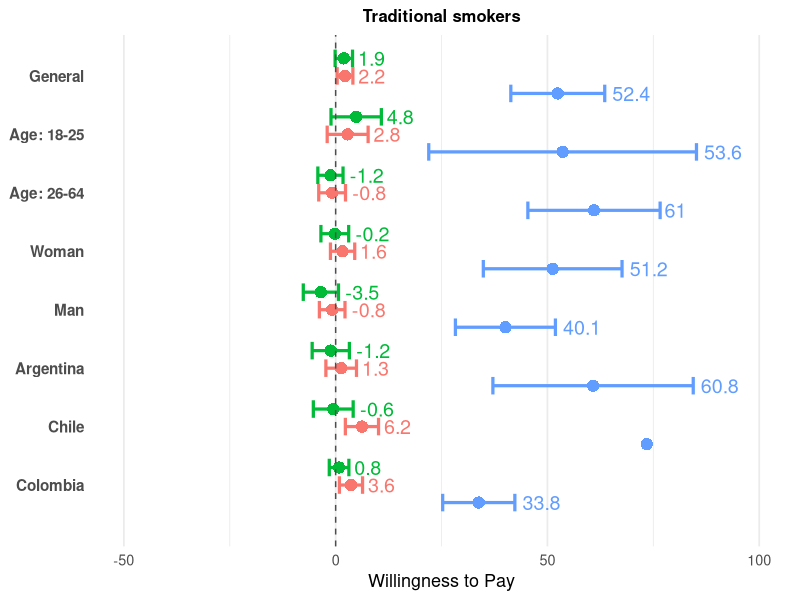
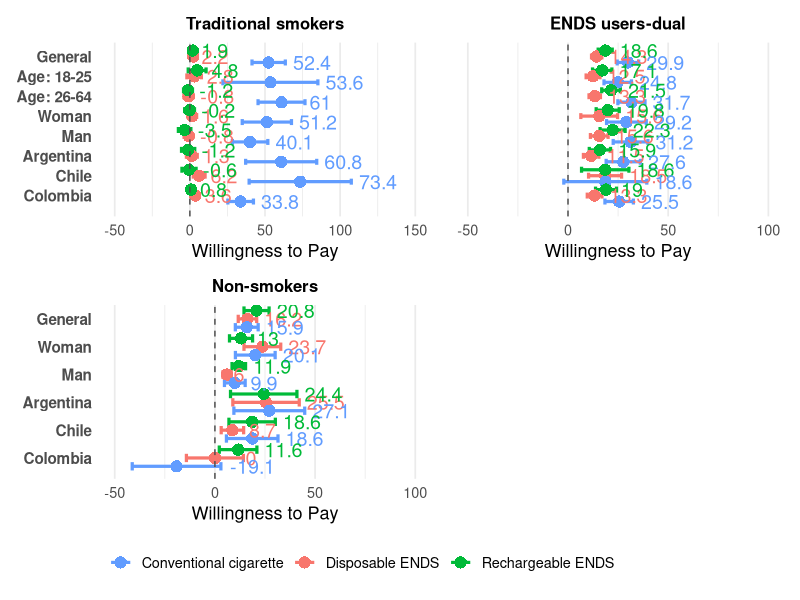
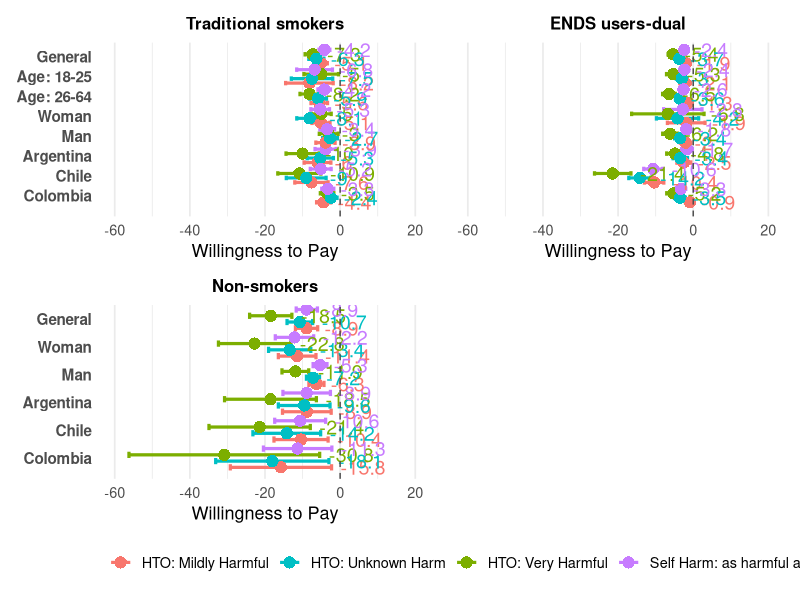
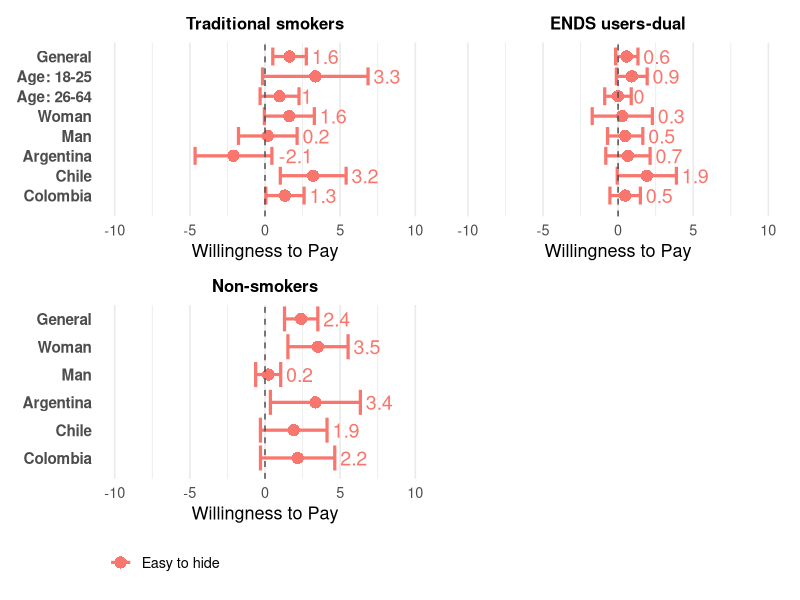
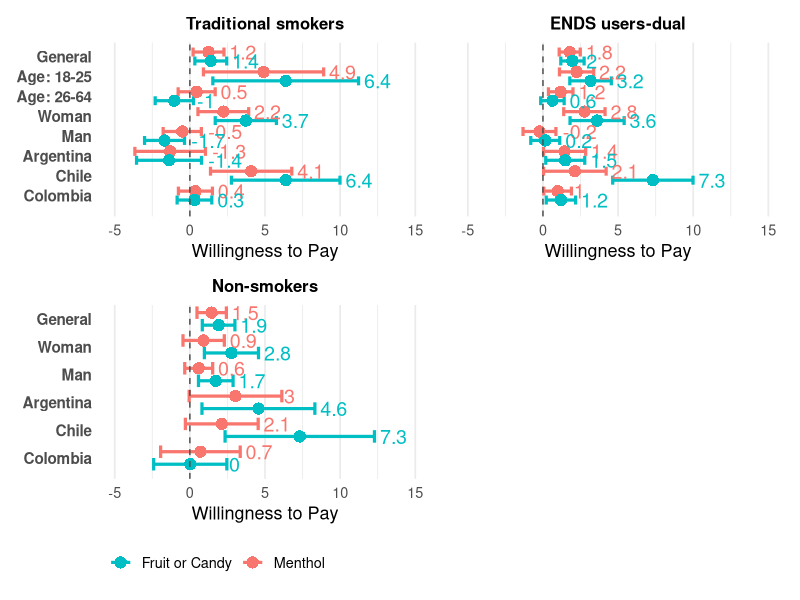
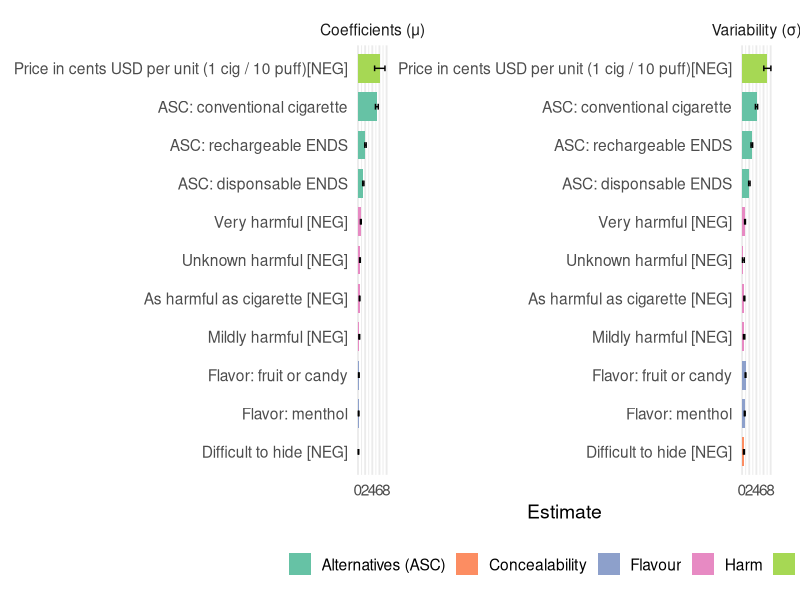

These charts were generated, in order, by the following R code:
################################################################## 
########### Crea figuras para paper DCE Arg, Cl, Col ##########################
################## Agosto 2025 ##############################


rm(list = ls())
# Paquetes utilizados:
library(ggplot2)
library(dplyr)
library(patchwork)
library(gridExtra)
library(stringr)
library(patchwork)


# Definir directorio de trabajo
#setwd("C:/Users/jfino/Dropbox/Tabaco-DCE-2024/Resultados finales/Figuras")
# setwd("D:/Paul.Rodriguez/Dropbox (Personal)/tabaco/Tabaco-DCE-2024/Resultados finales/Figuras")

# Cargamos los datos en data frames: 
# Category
categorias <- c(
  "Disposable ENDS", "Rechargeable ENDS", "Conventional cigarette",
  "HTO: Mildly Harmful", "HTO: Very Harmful", "HTO: Unknown Harm",
  "Self Harm: as harmful as cigarette", "Hide: difficult to hide",
  "Menthol", "Fruit or Candy"
)

# Groups and Age
fumadores <- c("Traditional smokers", "ENDS users-dual", "Non-smokers")

#General
{
  #Create dataset with results obtained from Excel
  df_general <- data.frame(
    Category = rep(categorias, times = 3),
    Group = rep(fumadores, each = 10),
    Population = "General",  
    Mu = c(
      -2.21416018269281, -1.93101175659427, -52.4393678492486, 5.09166421289972, 7.31678277190131, 6.32425861315136, 4.1785042537316, 1.63413152016895, -1.24228262939237, -1.39122572536977,
      -14.3155150198791, -18.5683748225732, -29.9070667538523, 1.91298495040015, 5.40930582135414, 3.69016093664655, 2.387361447559, 0.57937963000969, -1.78174908307434, -1.96287163133353,
      -16.245702547412, -20.7786974352, -15.8937595637786, 8.93686462197647, 18.4721799455626, 10.7283549941983, 8.87130342728393, 2.40664571281262, -1.45225888743049, -1.91337228286339),
    
    SE = c(0.945680716301378, 1.04882496321905, 5.6564635288139, 0.857896587126416, 1.02589209401013, 1.02582404579032, 0.733948699033728, 0.569478145768229, 0.523986787831049, 0.541058231377278,
           1.31142241411304, 1.79314446013229, 2.73255378429375, 0.49019655869079, 0.656845667330514, 0.548444147197967, 0.404892807954591, 0.379089191363016, 0.35725352391341, 0.395960556265605,
           2.34886479445596, 3.19313325398897, 2.9077161757097, 1.51111304210474, 2.87004871286299, 1.73945824947905, 1.44043291769843, 0.56541176016766, 0.498920408851379, 0.553557282883165),
    Sigma = c(
      23.0444271608789, 29.6605998284962, 34.7402689541308, 1.56855190647368, 7.31308653146375, 4.85939786325636, 6.72944929579997, 4.1890801056837, 7.17982072169283, 10.3366397779083,
      12.2341981686045, 18.7312480726558, 11.8187357576732, 2.80796233194299, 7.31878292962496, 4.78004022314571, 4.88011830725787, 4.32444145296608, 4.66808944478714, 5.70632247010692,
      51.1386322613014, 52.9553887419129, 56.8897003842642, 2.19738606910488, 9.03210273669832, 3.39593726701181, 8.79824624295794, 4.84582677421897, 0.500666198372485, 5.32769235123145
 )
  )
}


# Edad
{
  
  edades <- factor(c("Age: 18-25", "Age: 26-64"))
  
  # That block of code creates all possible combinations between categories, groups, and ages, 
  # and then deletes invalid combinations (in this case, a non-smoker being in the 26–64 age group).
  
  
  combinaciones <- expand.grid(
    Category = categorias,
    Group = fumadores,
    Population = edades,
    stringsAsFactors = FALSE
  )
  
  combinaciones <- combinaciones %>%
    filter(!(Group == "Non-smokers" & 
               Population %in% c("Age: 26-64", "Age: 18-25")))
  
  df_Age <- combinaciones %>%
    mutate(
      Mu = c(-2.83631836785569, -4.84623134993358, -53.5809915048513, 8.17973097555775, 5.04077362777475, 7.48317041114218, 6.80270211140984, 3.34633899604276, -4.90297539631969, -6.37739296088657,
             -12.5012557973442, -17.0684498700316, -24.8120638899591, 2.14806155693281, 5.30827850743552, 3.04775612657962, 2.36261747358854, 0.910475766219179, -2.23787958228793, -3.16792859410573,
             0.833080820338568, 1.23045390217445, -60.9899288118643, 5.5552796299941, 8.15498673450817, 5.87247998885165, 4.24616012624708, 0.968410753395007, -0.453206920633832, 1.03381566558055,
             -13.339344799724, -21.4804182544794, -31.6594075324595, 1.31271781335572, 6.46238974004104, 3.60366424486923, 2.58899363251558, -0.00826206448537856, -1.1820179149674, -0.630639849907843
             ), 
      SE = c(2.46502325309157, 3.03221752387526, 16.1240499074398, 3.23104833473865, 2.34647383554611, 2.81137144681957, 2.42840561751058, 1.79123443354065, 2.04090685052517, 2.47392670784281,
             1.76311738491071, 2.4624593375746, 3.49373991302488, 0.737039557336983, 0.91942709399126, 0.736715896011215, 0.607426296249808, 0.52292019694157, 0.581403919153044, 0.704761529537073,
             1.61292441100919, 1.51667299796955, 7.96578551213706, 1.1230878736886, 1.29165677881659, 1.14225576806906, 0.847802069910663, 0.660398273042998, 0.628903548742395, 0.64966097297604,
             1.45350265178457, 2.37606140976942, 3.45354172645363, 0.506709090832778, 0.860227776475932, 0.576176932848895, 0.477127887665991, 0.450099777991671, 0.416588092660361, 0.398598769198587),
      
      Sigma = c(31.9494526044633, 39.1395492482246, 6.72807888775618, 8.24847173073698, 20.6206631404919, 1.24749989701914, 5.29994187618539, 8.28212716958583, 8.31502350750528, 14.1752475423254,
                10.9906201814394, 15.0649583161934, 17.2070888346077, 2.31804946849664, 5.25915214119849, 5.07251592467723, 4.37340419891204, 1.92468420858895, 3.90357666518307, 5.90964657145391,
                24.8673985489675, 33.8981947342006, 43.2035124251572, 1.87852532636001, 4.64606177780999, 1.59123462293247, 2.93779927837355, 1.27741587475768, 6.94122497987244, 9.9506296464923,
                12.7358943843933, 14.1760381822975, 17.482251810278, 2.1604820758066, 2.92564171466833, 1.91591432121154, 2.82986184321243, 4.67919293174091, 3.63836743861924, 3.6164821387741) 
    )
}
# Country
{
  paises <- c("Argentina", "Chile", "Colombia")
  
  paises_rep <- rep(rep(paises, each = length(categorias)), times = length(fumadores))
  grupos_rep <- rep(fumadores, each = length(categorias) * length(paises))
  
  
  # Create all the correct combinations of Country, Group, and Category.
  combinaciones <- expand.grid(
    Category = categorias,
    Group = fumadores,
    Population = paises
  )
  
  # Reorder so that it is first by Country, then Group, then Category
  combinaciones <- combinaciones %>% 
    arrange(Population, Group, Category)
  
  # Create dataframe
  df_Country <- combinaciones %>%
    mutate(
      Mu = c(-1.30507349068794, 1.15222012265485, -60.770268680429, 6.02096269581683, 10.0033085387899, 5.27296732500865, 3.86959715744321, -2.09765899368286, 1.31040454672406, 1.38662038020367,
             -11.54754424, -15.9220313, -27.58011137, 2.496966774, 4.844068366, 3.44281957, 1.665807164, 0.655185912, -1.439652773, -1.483074147,
             -25.5195012826271, -24.3583458154396, -27.145653934857, 8.86326835723848, 18.54424163944, 9.56958466465121, 8.90880992781598, 3.35250775365601, -3.03644128648984, -4.56158512355649,
             -6.20765364857449, 0.567214597784417, -73.4322546281721, 7.63761814859436, 10.8631743917415, 9.03413036787825, 5.16740772771099, 3.20778867584877, -4.0783384657676, -6.37839265466004,
             -18.4998648784236, -18.5802998186713, -18.6166834119474, 10.4085594767467, 21.4269425865648, 14.204050977926, 10.6433167437223, 1.91205641399728, -2.12373014493017, -7.31403882184822,
             -8.7411389478534, -18.5802998186713, -18.6166834119474, 10.4085594767467, 21.4269425865648, 14.204050977926, 10.6433167437223, 1.91205641399728, -2.12373014493017, -7.31403882184822,
             -3.617225193, -0.809490124, -33.786318, 4.391613358, 3.477211135, 2.447795254, 3.291470927, 1.328785613, -0.369629456, -0.306231903,
             -13.28371051, -18.97564288, -25.52885147, 0.884833073, 5.184772185, 3.537069363, 3.305356623, 0.469431705, -0.976071162, -1.194371593,
             0, -11.5663224179831, 19.1399940224049, 15.7598914585253, 30.8303549890679, 18.0563101279001, 11.3101595389471, 2.17066122770207, -0.702372809391305, -0.026723911839145), 
      SE = c(1.84380586115076, 2.24121285991284, 12.0657333218759, 1.81659150058783, 2.24497193944836, 1.77637077741722, 1.433354939246, 1.30382372124325, 1.19819843110629, 1.10252189295479,
             1.96603706, 2.7067904, 4.35574264, 0.94383006, 1.1320615, 0.97800942, 0.72946702, 0.75231458, 0.71567642, 0.66195454,
             8.45713493259672, 8.45613761566949, 9.01884569579473, 3.3052407299601, 6.23579663880258, 3.51016771219669, 3.22501114787454, 1.52711437333322, 1.57317753137132, 1.91649539281386,
             1.99789003349162, 2.39888820049393, 17.3453442265247, 2.26363264570117, 2.92641514476127, 2.70398454715527, 1.41656825907124, 1.11740450667492, 1.37973730181284, 1.84265890470183,
             4.20393293005887, 6.0318339444231, 10.5678657353898, 1.31591580465827, 2.47524286401339, 1.50400645431824, 1.29013698786915, 1.00445261161957, 1.06220075547698, 1.36346412778449, 
             2.85749299782893, 5.90926641945614, 6.56408408294261, 3.67607639307526, 6.8814568701088, 4.60014691950737, 3.45764276172576, 1.13035082957174, 1.23606189307253, 2.53623965148625,
             1.39523276, 1.18076934, 4.34678924, 0.95742858, 0.9163409, 0.8309766, 0.81830724, 0.64898238, 0.57729702, 0.58842808,
             1.87101226, 2.66789204, 3.62120346, 0.60295882, 0.95386916, 0.74073612, 0.667599, 0.51708284, 0.46963608, 0.4977738,
             7.25845118104039, 4.78488049933669, 11.2869175024665, 6.87477719310005, 12.9494656552325, 7.6908565402424, 4.64731600003973, 1.26095570494626, 1.35109314127177, 1.24217686479232),
      
      Sigma = c(32.5454554451595, 38.4792309889783, 41.5881257319651, 12.1986751943424, 0.83918031166136, 0.326878483148695, 12.8700023244148, 9.91361526772021, 10.8701370224078, 16.040761560976,
                16.0166552, 16.48122946, 9.991579787, 4.801262791, 6.628886867, 3.758090238, 4.045444701, 6.010259382, 6.171127569, 7.083986863,
                56.7740380276955, 73.1135463544013, 68.2808387849418, 0.984595209563811, 10.2418308488219, 4.11470439010417, 8.18068935839198, 4.98798287481051, 3.31878968714572, 8.54679735764203,
                34.6290891933222, 41.1099345831828, 50.3480978908661, 4.45363998688282, 11.3151734243233, 2.62426418997665, 3.60283154731751, 1.13537469661696, 5.86527159688986, 12.1608551766672,
                17.8856051196288, 45.5153058546916, 1.50479496107634, 4.94333559501957, 11.7873282803851, 8.4842132365538, 9.6220783227727, 0.0931603703862613, 4.58777641112053, 7.64231658896217,
                55.0556667156125, 18.6166834119474, 39.5118285175578, 3.04601715799283, 22.9616934923045, 10.9328454704717, 16.1517897234066, 5.1605320364554, 4.50279741898756, 11.8557811501254,
                16.11840768, 20.76691521, 26.11550101, 3.324615456, 4.831549499, 0.436654755, 3.959315776, 4.099980556, 0.678444789, 3.201015869,
                12.63742724, 13.49057024, 12.12077718, 3.066726265, 5.896855427, 3.389267433, 2.778244129, 3.391751286, 1.836565877, 2.848869034,
                61.5930018627564, 75.4391640981209, 75.3402405015993, 2.16522502666567, 25.0992616462102, 7.82694590278409, 18.761701759568, 12.2964791227828, 2.12166827802525, 3.51280786461976
                ))
}



# Gender
{
  sexo <- c("Woman", "Man")
  combinaciones <- expand.grid(
    Category = categorias,
    Group = fumadores,
    Population = sexo,
    stringsAsFactors = FALSE
  )
  
  
  df_gender <- combinaciones %>%
    mutate(
      Mu = c(-1.63621933881482, 0.201112794160145, -51.2354557072981, 5.10195954226569, 5.04793872369401, 8.11211392822827, 5.3111631621081, 1.62004867682029, -2.22699718667793, -3.72490424503987,
             -15.569727286472, -19.8193423535096, -29.1563299809484, 1.86597726592342, 6.75670115835047, 4.18032024499957, 2.76960628915135, 0.280535736892019, -2.75665100862314, -3.60259676531122,
             -23.6827625092707, -13.036620940828, -20.1482425204886, 11.439029418883, 22.752698472719, 13.4297124304578, 12.1512014309941, 3.52588942363419, -0.918401408051904, -2.7674651979327,
             0.817701293432273, 3.48743780172377, -40.0771913007657, 3.9015872782579, 3.04804504552067, 2.68745759482563, 3.43796788129112, 0.185850077824601, 0.506609880001672, 1.68421733774178,
             -15.5978523157066, -22.2559680307466, -31.2181844944673, 2.01318276578361, 6.15595184052617, 3.44073776384959, 1.83159574396495, 0.471365953902738, 0.23228395685873, -0.15259564601443,
             -6.04289287989278, -11.9208033032332, -9.9401579662895, 6.3081832241518, 11.9235598821405, 7.22861281106792, 5.34912792732776, 0.21143072069369, -0.588151665586225, -1.72417635119485
      ), 
      SE = c(1.46172799585231, 1.67189327192605, 8.35443564518571, 1.22942983017003, 1.36182377573755, 1.75123393153641, 1.26612794358377, 0.848389404359911, 0.861321763329433, 1.03841512445317,
             4.67809039407452, 2.93735612737024, 5.05947325585399, 2.55579976906906, 4.91741558177562, 2.86833166262292, 2.60652260323795, 1.0218557508076, 0.701592260242127, 0.918808898363428,
             4.67809039407452, 2.93735612737024, 5.05947325585399, 2.55579976906906, 4.91741558177562, 2.86833166262292, 2.60652260323795, 1.0218557508076, 0.701592260242127, 0.918808898363428,
             1.54226375138049, 2.12008459269544, 6.02307505460644, 1.30755289889703, 1.27678221171989, 0.997168462665802, 1.00215706759528, 0.994981253007309, 0.648235584359715, 0.678137021469096,
             2.24955473016609, 3.19210695254647, 4.42138972803285, 0.720315475167265, 1.00717240979833, 0.770176295744426, 0.554273403905518, 0.598328682391493, 0.557770844621621, 0.491730986259459,
             1.07181559341733, 1.72112513928031, 2.63732583253017, 1.0242483773178, 1.81611385293178, 0.887929188599839, 0.942977320295842, 0.425375869579526, 0.474135814642633, 0.587198538607292),
      
      Sigma = c(25.6662900955718, 32.1114247803222, 29.5657708752447, 0.439538148585911, 15.0472230531794, 7.26328800965141, 8.2883704384404, 4.35121641563995, 7.89437181278707, 13.9227450175114,
                13.9160919336623, 17.4753691086243, 17.9489378869081, 3.27160278549954, 6.63755413369829, 4.12500655821291, 3.91174295278879, 4.16268827717671, 5.12276596718106, 6.20663020628406,
                61.0864763246526, 61.4176105563889, 58.7843138681327, 3.95539313773596, 20.1813949021277, 4.31862345513638, 9.24203795005922, 9.88941581300941, 0.169363105147247, 4.73604596691766,
                19.8804485414873, 0.273229874150826, 0.177537767865269, 0.0781261789508332, 0.0860841783562123, 0.0720729433800067, 0.0526375277716161, 0.0672442877556708, 0.0440021515260331, 0.0560472614421842,
                17.9489378869081, 1.86597726592342, 3.27160278549954, 4.12500655821291, 3.91174295278879, 4.16268827717671, 5.12276596718106, 6.20663020628406, 13.0257673182346, 9.3369876274388,
                58.7843138681327, 11.439029418883, 3.95539313773596, 4.31862345513638, 9.24203795005922, 9.88941581300941, 0.169363105147247, 4.73604596691766, 16.3842630494361, 7.11162157966053) 
    )
}


# Unimos todos en un solo data frame
df_all <- bind_rows(df_general, df_Age, df_Country, df_gender)
df_all$Mu= - df_all$Mu  # Para que sea más fácil de interpretar

# Estas categoría la dejamos en negativo para poder expresar más fácil su significado
df_all$Mu[df_all$Category=="Hide: difficult to hide"]           =-df_all$Mu[df_all$Category=="Hide: difficult to hide"]

df_all$Category[df_all$Category=="Hide: difficult to hide"]="Easy to hide"


#Comprobamso que sean únicos 
print(any(duplicated(df_all %>% select(Category, Group, Population)))) #No hay duplicados

# Creamos IC al 95% 

df_all <- df_all %>%
  mutate(
    lower = Mu - 1.96 * SE,
    upper = Mu + 1.96 * SE
  )

# Graficamos todo: 

colores_grupos <- c(
  "Traditional smokers"= "#c77cff",
  "ENDS users-dual"= "#f8766d", 
  "Non-smokers"= "#00bfc4"
)

rm(df_general, df_Age, df_Country, df_gender)
###########################  Graficos  ####################################### 

#CAT: 
#  "Disposable ENDS", "Rechargeable ENDS", "Conventional cigarette",
#  "HTO: Mildly Harmful", "HTO: Very Harmful", "HTO: Unknown Harm",
#  "Self Harm: as harmful as cigarette", "Hide: difficult to hide",
#  "Menthol", "Fruit or Candy"

plot_dot_error <- function(df, grupo = "Traditional smokers", categorias_seleccion = c("Disposable ENDS", "Rechargeable ENDS", "Conventional cigarette"), mostrar_y = 1, limites_x = c(20, 300)) {
  
  # Filtramos según grupo y categorías
  df_plot <- df %>%
    filter(
      Group == grupo,
      Category %in% categorias_seleccion
    ) %>%
    mutate(
      # Convertimos Population en factor y controlamos el orden
      Population = factor(Population, levels = c("Colombia", "Chile", "Argentina", "Man", "Woman", "Age: 26-64", "Age: 18-25", "General"))
    )
  
  # Crear colores dinámicamente según la cantidad de categorías seleccionadas
  colores <- scales::hue_pal()(length(categorias_seleccion))
  names(colores) <- categorias_seleccion
  
  # Crear gráfico
  ggplot(df_plot, aes(x = Mu, y = Population, color = Category)) +
    geom_errorbarh(aes(xmin = lower, xmax = upper),
                   width = 0.4, linewidth = 1.1,  
                   position = position_dodge(width = 0.9)) +
    geom_point(size = 3.5, stroke = 1, shape = 16,
               position = position_dodge(width = 0.9)) +
    geom_text(
      aes(label = round(Mu, 1), x = upper),  # coloca el texto al final del CI
      hjust = -0.2,                          # un poco a la derecha del extremo
      vjust = 0.5,
      size = 5,                              # tamaño visible
      show.legend = FALSE,
      position = position_dodge(width = 0.9)
    ) +
    geom_vline(xintercept = 0, linetype = "dashed", color = "gray30") +
    scale_y_discrete(expand = expansion(mult = c(0.15, 0.1))) +
    scale_x_continuous(limits = limites_x) + 
    scale_color_manual(values = colores) +
    labs(title =  grupo,
         x = "Willingness to Pay",
         y =  NULL,
         color = NULL) +
    theme_minimal(base_size = 13) +
    theme(
      legend.position = if (mostrar_y == 3) "bottom" else "none",
      legend.justification = if (mostrar_y == 3) "left" else "none" ,
      legend.title = element_text(size = 11) , 
      plot.title = element_text(face = "bold", size = 12, hjust = 0.5),
      panel.grid.major.y = element_blank(),
      strip.text = element_text(face = "bold", size = 11, hjust = 0),
      axis.text.y = if (mostrar_y == 1 | mostrar_y == 3) element_text(face = "bold", size = 11, hjust = 1) else element_blank()
      #axis.text.y = element_text(face = "bold", size = 11, hjust = 1)
    )
}


###########################  Graficos: Alternativas  ####################################### 
plot_dot_error(df_all, grupo = "Traditional smokers", categorias_seleccion = c("Disposable ENDS", "Rechargeable ENDS", "Conventional cigarette"), mostrar_y = 1, limites_x = c(-50, 100) )

plot_alt_TS <- plot_dot_error(df_all, grupo = "Traditional smokers", categorias_seleccion = c("Disposable ENDS", "Rechargeable ENDS", "Conventional cigarette"), mostrar_y = 1, limites_x = c(-50, 150) )
plot_alt_dual <- plot_dot_error(df_all, grupo = "ENDS users-dual", categorias_seleccion = c("Disposable ENDS", "Rechargeable ENDS", "Conventional cigarette"), mostrar_y = 2,  limites_x = c(-50, 100))
plot_alt_NS <- plot_dot_error(df_all, grupo = "Non-smokers", categorias_seleccion = c("Disposable ENDS", "Rechargeable ENDS", "Conventional cigarette"), mostrar_y = 3, limites_x = c(-50, 100) )

(plot_alt_TS | plot_alt_dual | plot_alt_NS) + plot_layout(ncol = 2, nrow = 2)
plot_alternatives <- (plot_alt_TS | plot_alt_dual | plot_alt_NS) + plot_layout(ncol = 2, nrow = 2)


ggsave("Alternatives.png", plot_alternatives, width = 10, height = 14, dpi = 450)
ggsave("Alternatives.svg", plot_alternatives, width = 10, height = 14, dpi = 450,device = "svg")

###########################  Graficos: Atributos  ####################################### 

##### Harm 
plot_harm_TS <- plot_dot_error(df_all, grupo = "Traditional smokers", categorias_seleccion = c("HTO: Mildly Harmful", "HTO: Very Harmful", "HTO: Unknown Harm", "Self Harm: as harmful as cigarette"), mostrar_y = 1, limites_x = c(-60, 20))
plot_harm_dual <- plot_dot_error(df_all, grupo = "ENDS users-dual", categorias_seleccion = c("HTO: Mildly Harmful", "HTO: Very Harmful", "HTO: Unknown Harm", "Self Harm: as harmful as cigarette"), mostrar_y = 2, limites_x = c(-60, 20))
plot_harm_NS <- plot_dot_error(df_all, grupo = "Non-smokers", categorias_seleccion = c("HTO: Mildly Harmful", "HTO: Very Harmful", "HTO: Unknown Harm", "Self Harm: as harmful as cigarette"), mostrar_y = 3, limites_x = c(-60, 20))



(plot_harm_TS | plot_harm_dual | plot_harm_NS) + plot_layout(ncol = 2, nrow = 2)
plot_harm <- (plot_harm_TS | plot_harm_dual | plot_harm_NS) + plot_layout(ncol = 2, nrow = 2)
ggsave("Harm.png", plot_harm, width = 10, height = 14, dpi = 300)
ggsave("Harm.svg", plot_harm, width = 10, height = 14, dpi = 300,device = "svg")

##### Hide
plot_hide_TS <- plot_dot_error(df_all, grupo = "Traditional smokers", categorias_seleccion = c( "Easy to hide" ), mostrar_y = 1, limites_x = c(-10, 10))
plot_hide_dual <- plot_dot_error(df_all, grupo = "ENDS users-dual", categorias_seleccion = c( "Easy to hide" ), mostrar_y = 2, limites_x = c(-10, 10))
plot_hide_NS <- plot_dot_error(df_all, grupo = "Non-smokers", categorias_seleccion = c( "Easy to hide" ), mostrar_y = 3, limites_x = c(-10, 10))


(plot_hide_TS | plot_hide_dual | plot_hide_NS) + plot_layout(ncol = 2, nrow = 2)
plot_hide <- (plot_hide_TS | plot_hide_dual | plot_hide_NS) + plot_layout(ncol = 2, nrow = 2)
ggsave("Hide.png", plot_hide, width = 10, height = 14, dpi = 300)
ggsave("Hide.svg", plot_hide, width = 10, height = 14, dpi = 300,device = "svg")



##### Flavours
plot_flavours_TS <- plot_dot_error(df_all, grupo = "Traditional smokers", categorias_seleccion = c("Menthol", "Fruit or Candy"), mostrar_y = 1, limites_x = c(-5, 15))
plot_flavours_dual <- plot_dot_error(df_all, grupo = "ENDS users-dual", categorias_seleccion = c( "Menthol", "Fruit or Candy"), mostrar_y = 2, limites_x = c(-5, 15))
plot_flavours_NS <- plot_dot_error(df_all, grupo = "Non-smokers", categorias_seleccion = c("Menthol", "Fruit or Candy"), mostrar_y = 3, limites_x = c(-5, 15))


(plot_flavours_TS | plot_flavours_dual | plot_flavours_NS) + plot_layout(ncol = 2, nrow = 2)
plot_flavours <- (plot_flavours_TS | plot_flavours_dual | plot_flavours_NS) + plot_layout(ncol = 2, nrow = 2)
ggsave("Flavours.png", plot_flavours, width = 10, height = 14, dpi = 300)
ggsave("Flavours.svg", plot_flavours, width = 10, height = 14, dpi = 300,device = "svg")



# Figure 1: attribute importance, for all smokers =========================
# Importante: no se incluyen los precios porque los coeficientes asociados
# son los parametros dentro de la distribución -LogNormal que siguen
# En consecuencia, no son fácilmente comparables con el resto de coeficientes
# Paquetes
library(tidyverse)
library(patchwork)


# Input data

df1 <- tribble(
  ~Parameter, ~Coefficient, ~Se, ~Mu,
  
  "ASC: disponsable ENDS",              1.487666, 0.08755, 1,
  "ASC: disponsable ENDS",              2.034805, 0.098214, 0,
  
  "ASC: rechargeable ENDS",             2.093872, 0.099414, 1,
  "ASC: rechargeable ENDS",            -2.72899,  0.11386,  0,
  
  "ASC: conventional cigarette",        5.274346, 0.199197, 1,
  "ASC: conventional cigarette",       -4.03866,  0.158182, 0,
  
  "Price in cents USD per unit (1 cig / 10 puff)[NEG]",                             -6.09538,  0.738628, 1,
  "Price in cents USD per unit (1 cig / 10 puff)[NEG]",                              7.068809, 0.505073, 0,
  
  "Mildly harmful [NEG]",              -0.36197,  0.053484, 1,
  "Mildly harmful [NEG]",              -0.57473,  0.092353, 0,
  
  "Very harmful [NEG]",                -0.80007,  0.057567, 1,
  "Very harmful [NEG]",                -0.82041,  0.05795,  0,
  
  "Unknown harmful [NEG]",             -0.54187,  0.051876, 1,
  "Unknown harmful [NEG]",              0.363655, 0.126421, 0,
  
  "As harmful as cigarette [NEG]",     -0.45437,  0.042208, 1,
  "As harmful as cigarette [NEG]",      0.63573,  0.064287, 0,
  
  "Difficult to hide [NEG]",           -0.12735,  0.039851, 1,
  "Difficult to hide [NEG]",           -0.51565,  0.067908, 0,
  
  "Flavor: menthol",                    0.180221, 0.040538, 1,
  "Flavor: menthol",                    0.746132, 0.057635, 0,
  
  "Flavor: fruit or candy",             0.234854, 0.040324, 1,
  "Flavor: fruit or candy",            -0.97034,  0.049682, 0
)



# Si quisiéramos poner el precio, deberíamos obtener los momentos
# de la distribución... no me lle´go a funcionar bien. Dejo
# aca lo último
# 1) Extrae momentos para precio (mu_p, sd_p) y recupera (m,s)
#row_mu_p <- df1 %>% filter(Mu==1, str_detect(Parameter, "^Price")) %>% slice(1)
#row_sd_p <- df1 %>% filter(Mu==0, str_detect(Parameter, "^Price")) %>% slice(1)
#mu_p <- as.numeric(row_mu_p$Coefficient)        # ~ -13.358...
#sd_p <- as.numeric(row_sd_p$Coefficient)        # ~ 8.702

#s2  <- log(1 + (sd_p/abs(mu_p))^2)
#s   <- sqrt(s2)
#m   <- log(abs(mu_p)) - 0.5*s2   # ~2.415


# df1: Parameter, Coefficient, Se, Mu (1 = mu, 0 = sigma)
stopifnot(all(c("Parameter","Coefficient","Se","Mu") %in% names(df1)))

df_plot <- df1 %>%
  mutate(
    kind = if_else(Mu == 1, "Coefficients (μ)", "Variability (σ)"),
    group = case_when(
      str_detect(Parameter, "^ASC")                         ~ "Alternatives (ASC)",
      str_detect(Parameter, "(?i)Price")                    ~ "Price",
      str_detect(Parameter, "(?i)^Difficult")                    ~ "Concealability",
      str_detect(Parameter, "(?i)^Flavor")                  ~ "Flavour",
      TRUE ~ "Harm"
    ),
    ci_l = Coefficient - 1.96*Se,
    ci_u = Coefficient + 1.96*Se,
    neg_flag = str_detect(Parameter, fixed("[NEG]"))
  ) %>%
  # 1) Flip para μ con [NEG]
  mutate(
    Coefficient = if_else(kind == "Coefficients (μ)" & neg_flag, -Coefficient, Coefficient),
    ci_l        = if_else(kind == "Coefficients (μ)" & neg_flag, -ci_l,        ci_l),
    ci_u        = if_else(kind == "Coefficients (μ)" & neg_flag, -ci_u,        ci_u)
  ) %>%
  # Reordenar extremos si quedaron invertidos
  mutate(
    tmp_l = pmin(ci_l, ci_u),
    tmp_u = pmax(ci_l, ci_u),
    ci_l  = tmp_l, ci_u = tmp_u
  ) %>%
  select(-tmp_l, -tmp_u) %>%
  # 2) σ en magnitud positiva
  mutate(
    Coefficient = if_else(kind == "Variability (σ)", abs(Coefficient), Coefficient),
    ci_l = if_else(kind == "Variability (σ)", pmax(0, abs(ci_l)), ci_l),
    ci_u = if_else(kind == "Variability (σ)", abs(ci_u), ci_u)
  ) %>%
  # Ordenar dentro de cada facet después de transformar
  group_by(kind) %>%
  mutate(Parameter_f = forcats::fct_reorder(Parameter, Coefficient)) %>%
  ungroup()


# Gráfico único con facets (evita duplicar leyenda y problemas de recorte)
p <- ggplot(df_plot, aes(x = Parameter_f, y = Coefficient, fill = group)) +
  geom_col(width = 0.75) +
  geom_errorbar(aes(ymin = ci_l, ymax = ci_u), width = 0.15) +
  coord_flip(clip = "off") +
  facet_wrap(~ kind, ncol = 2, scales = "free_y") +
  scale_fill_brewer(palette = "Set2") +
  labs(x = NULL, y = "Estimate", fill = NULL) +
  theme_minimal(base_size = 14) +
  theme(
    legend.position = "bottom",
    panel.grid.major.y = element_blank(),
    plot.margin = margin(10, 20, 10, 10)
  )

p

# Exporta
ggsave("Figure1_bars.svg", p, width = 14, height = 10, device = "svg")
ggsave("Figure1_bars.png", p, width = 14, height = 10, dpi = 300)
